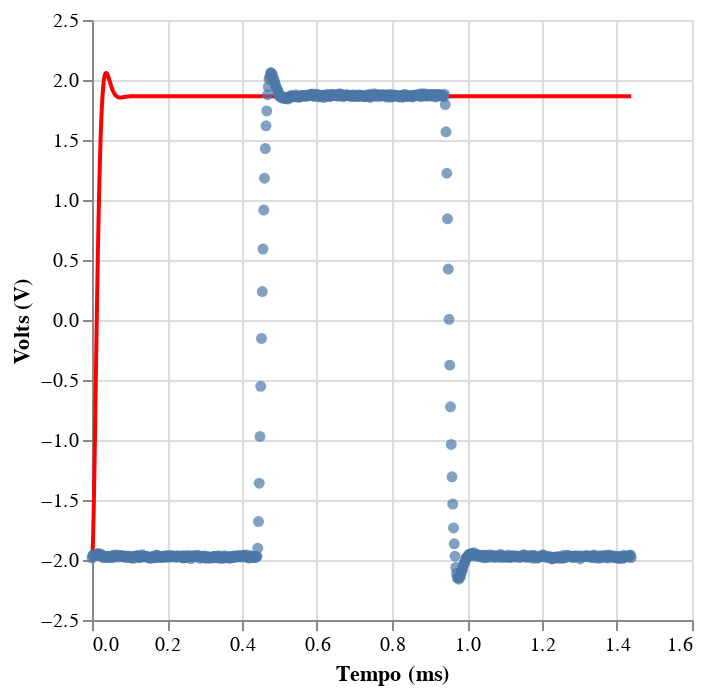

Notebook cell for this chart:
### Code cell
data_path = "RLC-02.csv"

df = pd.read_csv(data_path)

def func(t, Voff, V_max, alfa, omega):
    beta = np.sqrt(omega**2 - alfa**2)
    return V_max * np.exp(-alfa * t) * (np.cos(beta * t) + (alfa / beta) * np.sin(beta * t)) + Voff

id_min, id_max = 0, 1000
tempo = df['Time'].loc[id_min+250:id_max + 1].values
ddv = df['U_b'].loc[id_min+250:id_max + 1].values

tempo = tempo - tempo[0]
arg = [1.864,-3.867,79358.7,115135.44]

par_optimize, cov = curve_fit(
        func, tempo, ddv, p0=[arg[0], arg[1], arg[2],arg[3]], maxfev=100000
    )
print(par_optimize)
voff,vmax,alfa,omega = par_optimize
print(np.sqrt(np.diag(cov)))
x_data = np.linspace(tempo[0],tempo[-1],1000)
y_data = func(x_data,1.864,-3.867,79358.7,115135.44)

data = pd.DataFrame()
data["Time"] = x_data * 1000
data["U_b"] = y_data

pontos = pd.DataFrame()
pontos["Time"] = tempo * 1000
pontos["U_b"] = ddv



q =alt.Chart(data).mark_line(color="red").encode(
    x = "Time",
    y = "U_b"
)

p =alt.Chart(pontos).mark_circle().encode(
    alt.X("Time",title = "Tempo (ms)"),
    alt.Y("U_b", title = "Volts (V)")
)

j = alt.Chart(df).mark_line().encode(
    alt.X("Time", title = "Tempo (ms)"),
    alt.Y("U_b", title = "Tensão (V)")
)


q+p


with open("data_rlc(300).txt", "w") as f:
    # Escrevendo a matriz de covariância
    f.write("Matriz de Covariância:\n")
    f.write(f"{cov}\n\n")
    
    # Escrevendo as incertezas
    f.write("Incertezas:\n")
    f.write(f"Voff: {np.sqrt(np.diag(cov))[0]}\n")
    f.write(f"V_max: {np.sqrt(np.diag(cov))[1]}\n")
    f.write(f"alpha: {np.sqrt(np.diag(cov))[2]}\n")
    f.write(f"omega: {np.sqrt(np.diag(cov))[3]}\n\n")
    
    # Escrevendo os valores calculados
    f.write("Valores calculados:\n")
    f.write(f"Voff: {voff}\n")
    f.write(f"V_max: {vmax}\n")
    f.write(f"alpha: {alfa}\n")
    f.write(f"omega: {omega}\n")

q+p

### Figure 1 — Vega-Lite specification as saved in the notebook (floating-point values rounded to 4 significant figures; data arrays with more than 128 entries replaced by an {"elided": "..."} marker saying what was removed)
{"config": {"view": {"continuousWidth": 300, "continuousHeight": 300}}, "layer": [{"data": {"name": "data-9fb0d7a1810f3f62511be406701b31fe"}, "mark": {"type": "line", "color": "red"}, "encoding": {"x": {"field": "Time", "type": "quantitative"}, "y": {"field": "U_b", "type": "quantitative"}}}, {"data": {"name": "data-168112fc8a1a1bc85dcf93a172185b84"}, "mark": {"type": "circle"}, "encoding": {"x": {"field": "Time", "title": "Tempo (ms)", "type": "quantitative"}, "y": {"field": "U_b", "title": "Volts (V)", "type": "quantitative"}}}], "$schema": "https://vega.github.io/schema/vega-lite/v5.20.1.json", "datasets": {"data-9fb0d7a1810f3f62511be406701b31fe": {"elided": "1000 records"}, "data-168112fc8a1a1bc85dcf93a172185b84": {"elided": "720 records"}}}
